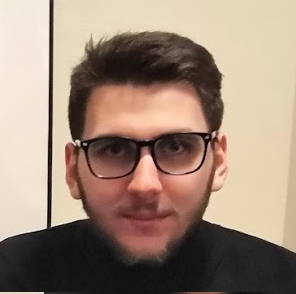
#> input picture Course_Proj/1.png, 296 x 294 px
$ python main.py
#> lines starting #> are read from the running program, lines starting #| are printed output that depends on the picture; after the words box and inside, x2 and y2 are one past the last pixel; in counts of white or black regions, pixels touching at a corner belong together
import cv2
import numpy as np
from scipy import signal


#preparing the image
def my_Normalize(img):
    # convert image into float matrix range of [0,1]
    min_val = np.min(img.ravel())
    max_val = np.max(img.ravel())
    output = (img.astype('float') - min_val) / (max_val - min_val)
    return output

# №1 smooth and compute the derivatives of smoothed images
def my_DerivativesOfGaussian(img, sigma):

    smooth_img = cv2.GaussianBlur(img, ksize=(5, 5), sigmaX=1, sigmaY=1)

    # Sobel kernel
    Sx = [[-1, 0, 1], [-2, 0, 2], [-1, 0, 1]]
    Sy = [[-1, -2, -1], [0, 0, 0], [1, 2, 1]]

    # Gaussian kernel
    #  Gaussian filter with a standard deviation of 3
    halfSize = 3 * sigma
    maskSize = 2 * halfSize + 1
    mat = np.ones((maskSize, maskSize)) / (float)(2 * np.pi * (sigma ** 2))
    xyRange = np.arange(-halfSize, halfSize + 1)
    xx, yy = np.meshgrid(xyRange, xyRange)
    x2y2 = (xx ** 2 + yy ** 2)
    exp_part = np.exp(-(x2y2 / (2.0 * (sigma ** 2))))
    gSig = mat * exp_part

    # the derivative of Gaussian kernels
    gx = signal.convolve2d(Sx, gSig)
    gy = signal.convolve2d(Sy, gSig)

    # применение ядер к Ix & Iy
    Ix = cv2.filter2D(img, -1, gx)
    Iy = cv2.filter2D(img, -1, gy)

    cv2.imshow('smooth', smooth_img)
    normGr = (Ix) + (Iy)
    cv2.imshow('Ix', my_Normalize(Ix))
    cv2.imshow('Iy', my_Normalize(Iy))
    return Ix, Iy


# №2 compute the magnitude and orientaion of the gradient image
def my_MagAndOrientation(Ix, Iy, t_low):
    # compute magnitude
    mag = np.sqrt(Ix ** 2 + Iy ** 2)

    # normalize magnitude image
    normMag = my_Normalize(mag)

    # compute orientation of gradient
    orient = np.arctan2(Iy, Ix)

    # round elements of orient
    orientRows = orient.shape[0]
    orientCols = orient.shape[1]


    for i in range(0, orientRows):
        for j in range(0, orientCols):
            if normMag[i, j] > t_low:
                # case 0 (0 degrees)
                # (if > 0  but < 22.5) or (if > 157.5 but < 180)
                if (orient[i, j] > (- np.pi / 8) and orient[i, j] <= (np.pi / 8)):
                    orient[i, j] = 0
                elif (orient[i, j] > (7 * np.pi / 8) and orient[i, j] <= np.pi):
                    orient[i, j] = 0
                    # elif (orient[i, j] >= -np.pi and orient[i, j] < (-7 * np.pi / 8)):
                    #    orient[i, j] = 0
                # case 1 (45 degrees)
                # if > 22.5 but < 67.5
                elif (orient[i, j] > (np.pi / 8) and orient[i, j] <= (3 * np.pi / 8)):
                    orient[i, j] = 3
                elif (orient[i, j] >= (-7 * np.pi / 8) and orient[i, j] < (-5 * np.pi / 8)):
                    orient[i, j] = 3
                # case 2 (90 degrees)
                # if > 67.5 but < 112.5
                elif (orient[i, j] > (3 * np.pi / 8) and orient[i, j] <= (5 * np.pi / 8)):
                    orient[i, j] = 2
                elif (orient[i, j] >= (-5 * np.pi / 4) and orient[i, j] < (-3 * np.pi / 8)):
                    orient[i, j] = 2
                # case 3 (135 degrees)
                # if > 112.5 but < 157.5
                elif (orient[i, j] > (5 * np.pi / 8) and orient[i, j] <= (7 * np.pi / 8)):
                    orient[i, j] = 1
                elif (orient[i, j] >= (-3 * np.pi / 8) and orient[i, j] < (-np.pi / 8)):
                    orient[i, j] = 1


    # show normalized magnitude image
    cv2.imshow('magnitude', normMag)

    return normMag, orient


# №4 non-maximal suppression along the gradient direction
def my_Non_Maximum_Suppression(mag, orient, t_low):
    mag_thin = np.zeros(mag.shape)
    for i in range(mag.shape[0] - 1):
        for j in range(mag.shape[1] - 1):
            if mag[i][j] < t_low:
                continue
            if orient[i][j] == 0:
                if mag[i][j] > mag[i][j - 1] and mag[i][j] >= mag[i][j + 1]:
                    mag_thin[i][j] = mag[i][j]
            if orient[i][j] == 1:
                if mag[i][j] > mag[i - 1][j + 1] and mag[i][j] >= mag[i + 1][j - 1]:
                    mag_thin[i][j] = mag[i][j]
            if orient[i][j] == 2:
                if mag[i][j] > mag[i - 1][j] and mag[i][j] >= mag[i + 1][j]:
                    mag_thin[i][j] = mag[i][j]
            if orient[i][j] == 3:
                if mag[i][j] > mag[i - 1][j - 1] and mag[i][j] >= mag[i + 1][j + 1]:
                    mag_thin[i][j] = mag[i][j]

    cv2.imshow('mag_thin', mag_thin)
    return mag_thin


# №5 linking using hysteresis thresholding
def my_Linking(mag_thin, orient, tLow, tHigh):
    result_binary = np.zeros(mag_thin.shape)

    # forward scan
    for i in range(0, mag_thin.shape[0] - 1):  # rows
        for j in range(0, mag_thin.shape[1] - 1):  # columns
            if mag_thin[i][j] >= tHigh:
                if mag_thin[i][j + 1] >= tLow:  # right
                    mag_thin[i][j + 1] = tHigh
                if mag_thin[i + 1][j + 1] >= tLow:  # bottom right
                    mag_thin[i + 1][j + 1] = tHigh
                if mag_thin[i + 1][j] >= tLow:  # bottom
                    mag_thin[i + 1][j] = tHigh
                if mag_thin[i + 1][j - 1] >= tLow:  # bottom left
                    mag_thin[i + 1][j - 1] = tHigh

    # backwards scan
    for i in range(mag_thin.shape[0] - 1, 0, -1):  # rows
        for j in range(mag_thin.shape[1] - 1, 0, -1):  # columns
            if mag_thin[i][j] >= tHigh:
                if mag_thin[i][j - 1] > tLow:  # left
                    mag_thin[i][j - 1] = tHigh
                if mag_thin[i - 1][j - 1]:  # top left
                    mag_thin[i - 1][j - 1] = tHigh
                if mag_thin[i - 1][j] > tLow:  # top
                    mag_thin[i - 1][j] = tHigh
                if mag_thin[i - 1][j + 1] > tLow:  # top right
                    mag_thin[i - 1][j + 1] = tHigh

    # fill in result_binary
    for i in range(0, mag_thin.shape[0] - 1):  # rows
        for j in range(0, mag_thin.shape[1] - 1):  # columns
            if mag_thin[i][j] >= tHigh:
                result_binary[i][j] = 1  # set to 1 for >= tHigh

    return result_binary


tLow = 0.01
tHigh = 0.2

img = cv2.imread("1.png",0)
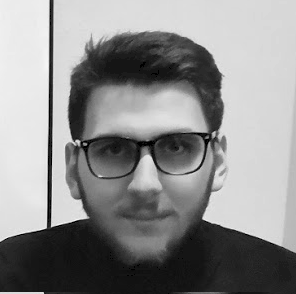
#> img: shape (294, 296); min 0, max 251, mean 141.5
print(img)
#> (printed output is left out)
imgNorm = my_Normalize(img)
#> in my_Normalize, `min_val = np.min(img.ravel())`: min_val = 0
#> in my_Normalize, `max_val = np.max(img.ravel())`: max_val = 251
cv2.imshow('gray', imgNorm)
Ix, Iy = my_DerivativesOfGaussian(imgNorm, 1)
#> in my_DerivativesOfGaussian, `normGr = (Ix) + (Iy)`:
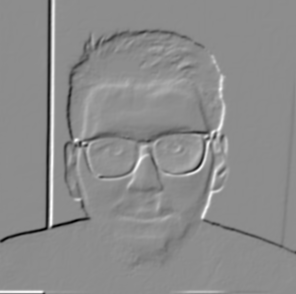
#> normGr: shape (294, 296) float64; min -2.72, max 2.19, mean -0.0201; drawn with min black and max white
mag, orient = my_MagAndOrientation(Ix, Iy, tLow)
#> in my_MagAndOrientation, `mag = np.sqrt(Ix ** 2 + Iy ** 2)`:
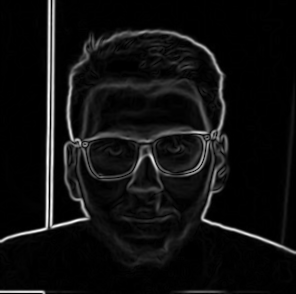
#> mag: shape (294, 296) float64; min 5.04e-18, max 2.23, mean 0.143; drawn with min black and max white
#> after the loop in my_MagAndOrientation, `for i in range(0, orientRows):`:
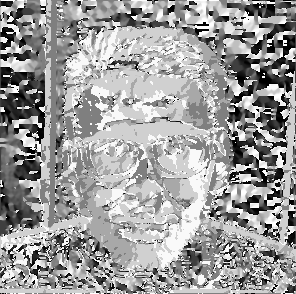
#> orient: shape (294, 296) float64; min -3.14, max 3.14, mean 0.736; drawn with min black and max white
mag_thin = my_Non_Maximum_Suppression(mag, orient, tLow)
result = my_Linking(mag_thin, orient, tLow, tHigh)
#> after the loop in my_Linking, `for i in range(0, mag_thin.shape[0] - 1):`:
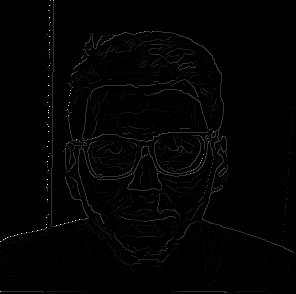
#> mag_thin: shape (294, 296) float64; min 0, max 0.998, mean 0.0103
#> after the loop in my_Linking, `for i in range(mag_thin.shape[0] - 1, 0, -1):`: mag_thin: shape (294, 296) float64; 0.49% of pixels changed, all inside (x1, y1, x2, y2) = (0, 0, 228, 292)
#> after the loop in my_Linking, `for i in range(0, mag_thin.shape[0] - 1):`:
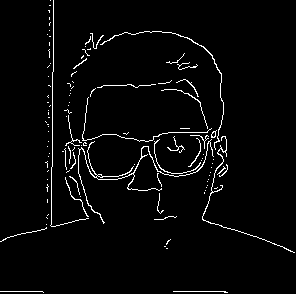
#> result_binary: shape (294, 296) float64; values 0 (black) and 1 (white), 3.1% white in thin lines or dots
canny = cv2.Canny(img, 100, 200)
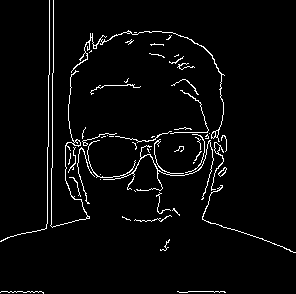
#> canny: shape (294, 296); 3.5% white in thin lines or dots
cv2.imshow('my_canny', result)
cv2.imshow('opencv_canny', canny)

cv2.waitKey(0)
